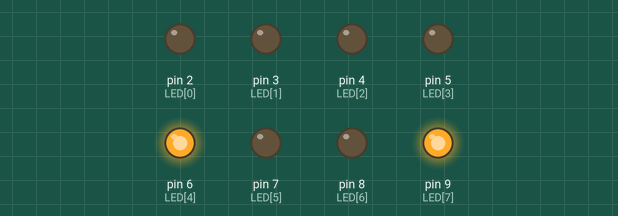
A sketch run on a simulated Arduino Uno, built with avr-gcc and run on an emulated ATmega328P. On the bench: output pins drawn as LEDs (lit = HIGH).

Above: at 0.5 s.
At 1.5 s:
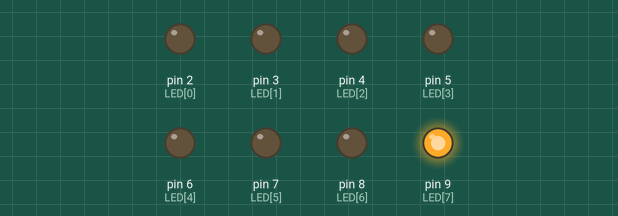
At 2.5 s:
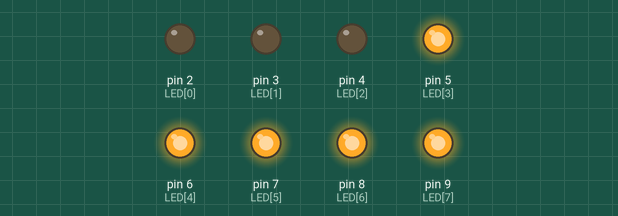
At 4.5 s:
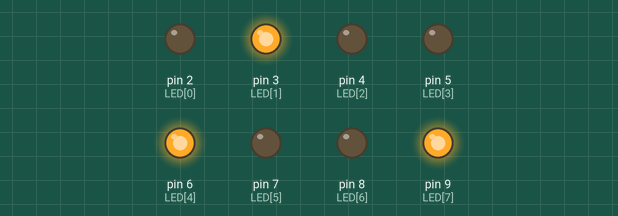
At 6.5 s:
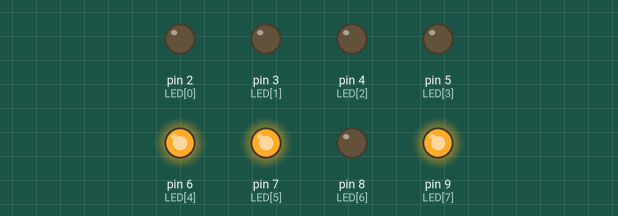
At 9.5 s:
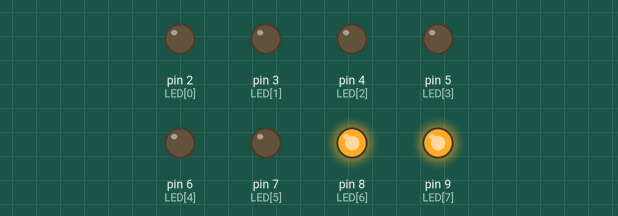
Timing chart, 0 to 11.5 s (numbered marks = the images above):
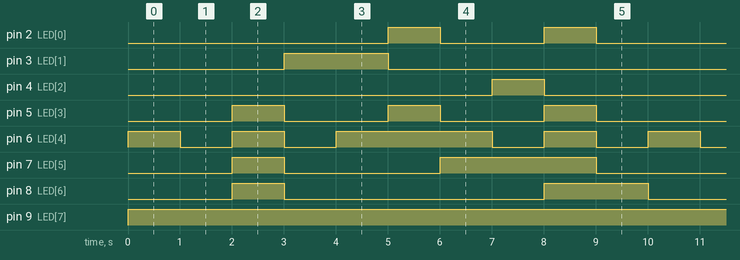

The sketch:

lab_5_fnd1.ino
```cpp
// countdown timer

int LED[] = {2, 3, 4, 5, 6, 7, 8, 9};

int numArray = 8;

int digitLED[10][8] = {
	{0, 0, 0, 0, 0, 0, 1, 1}, //0
	{1, 0, 0, 1, 1, 1, 1, 1}, //1
	{0, 0, 1, 0, 0, 1, 0, 1}, //2
	{0, 0, 0, 0, 1, 1, 0, 1}, //3
	{1, 0, 0, 1, 1, 0, 0, 1}, //4
	{0, 1, 0, 0, 1, 0, 0, 1}, //5
	{0, 1, 0, 0, 0, 0, 0, 1}, //6
	{0, 0, 0, 1, 1, 1, 1, 1}, //7
	{0, 0, 0, 0, 0, 0, 0, 1}, //8
	{0, 0, 0, 0, 1, 0, 0, 1}  //9

};

void setup() {
	for (int i = 0 ; i < numArray ; i++) {
		pinMode(LED[i], OUTPUT);
	}
}

void loop() {

	for (int i=9; i>=0; i--) {

		for (int j = 0 ; j < numArray ; j++) {
			digitalWrite(LED[j], digitLED[i][j]);
		}

		delay(1000);
	}
}
```

Measured:
- by itself, pin 2 (LED[0]): repeats every 10.0 s: LOW 2.0 s, HIGH 1.0 s, LOW 6.0 s, HIGH 1.0 s
- by itself, pin 3 (LED[1]): alternates HIGH for 2.0 s and LOW for 8.0 s
- by itself, pin 4 (LED[2]): alternates HIGH for 1.0 s and LOW for 9.0 s
- by itself, pin 5 (LED[3]): repeats every 10.0 s: 2 × (LOW 2.0 s, HIGH 1.0 s), LOW 3.0 s, HIGH 1.0 s
- by itself, pin 6 (LED[4]): repeats every 10.0 s: LOW 1.0 s, HIGH 1.0 s, LOW 1.0 s, HIGH 3.0 s, 2 × (LOW 1.0 s, HIGH 1.0 s)
- by itself, pin 7 (LED[5]): repeats every 10.0 s: LOW 3.0 s, HIGH 3.0 s, LOW 3.0 s, HIGH 1.0 s
- by itself, pin 8 (LED[6]): repeats every 10.0 s: LOW 5.0 s, HIGH 2.0 s, LOW 2.0 s, HIGH 1.0 s
- by itself, pin 9 (LED[7]): LOW → HIGH at 0.00 s
